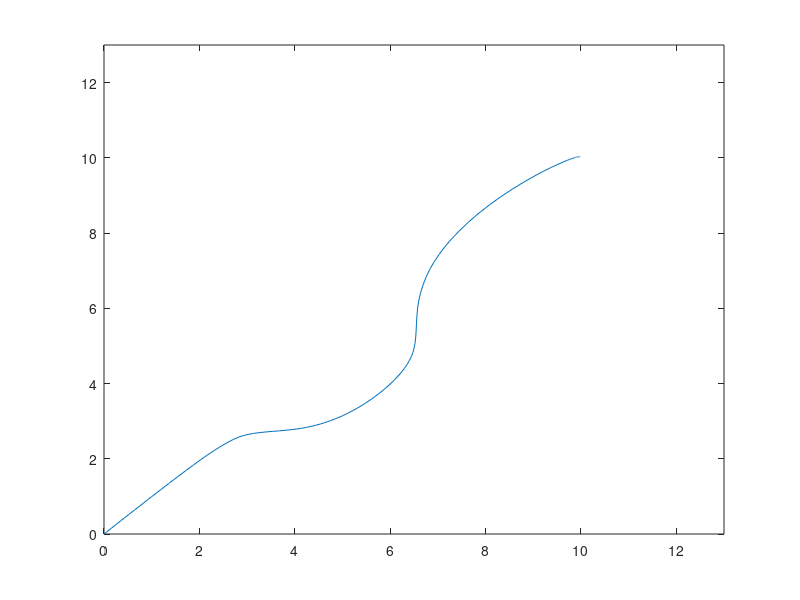

The MATLAB script that drew this image:
function FrontSteeringDynamicsImplementation
%work area
wa=[0:0.1:13;0:0.1:13];
%locations of obstacles and target
T=[10,10];
obs=[3,4;8,5];
n=length(wa(1,:));
%gains
kT=3;
ko=[4,5];
options=odeset('events',@StopSim);
Vp=4; kn=3; L=2;
init=[0;0;pi/4]; %initial robot condition
[t,pos]=ode45(@robot,[0 100],init,options);
figure
plot(pos(:,1),pos(:,2))
xlim([0 13]);
ylim([0 13]);

VT=kT.*sqrt(((pos(:,1)-T(1,1)).^2)+(pos(:,2)-T(1,2)).^2);
Vo1=ko(1,1)./sqrt(((pos(:,1)-obs(1,1)).^2)+(pos(:,2)-obs(1,2)).^2);
Vo2=ko(1,2)./sqrt(((pos(:,1)-obs(2,1)).^2)+(pos(:,2)-obs(2,2)).^2);
V=VT+Vo1+Vo2;
    function dp=robot(t,pos)
        dp=zeros(3,1);        
        x=pos(1);y=pos(2);theta=pos(3);
        FTx=kT*(T(1,1)-x)/(sqrt(((T(1,1)-x)^2)+((T(1,2)-y)^2)));
        Fo1x=-ko(1,1)*(obs(1,1)-x)/((((obs(1,1)-x)^2)+(obs(1,2)-y)^2)^1.5);
        Fo2x=-ko(1,2)*(obs(2,1)-x)/((((obs(2,1)-x)^2)+(obs(2,2)-y)^2)^1.5);
        Fx=FTx+Fo1x+Fo2x;
        FTy=kT*(T(1,2)-y)/(sqrt(((T(1,1)-x)^2)+(T(1,2)-y)^2));
        Fo1y=-ko(1,1)*(obs(1,2)-y)/((((obs(1,1)-x)^2)+(obs(1,2)-y)^2)^1.5);
        Fo2y=-ko(1,2)*(obs(2,2)-y)/((((obs(2,1)-x)^2)+(obs(2,2)-y)^2)^1.5);
        Fy=FTy+Fo1y+Fo2y;
        thetades=atan2(Fy,Fx);
        fi=kn*(thetades-theta);
        dp(1)=Vp*cos(fi)*cos(theta);
        dp(2)=Vp*cos(fi)*sin(theta);
        dp(3)=(Vp/L)*sin(fi);
    end
    function [Val,Ister,Dir]=StopSim(t,pos)
        if ((pos(1)-T(1))^2)+((pos(2)-T(2))^2)<1e-3
            Val(1)=0;
        else
            Val(1)=1;
        end
        Ister(1)=1;
        Dir(1)=0;
    end 
end